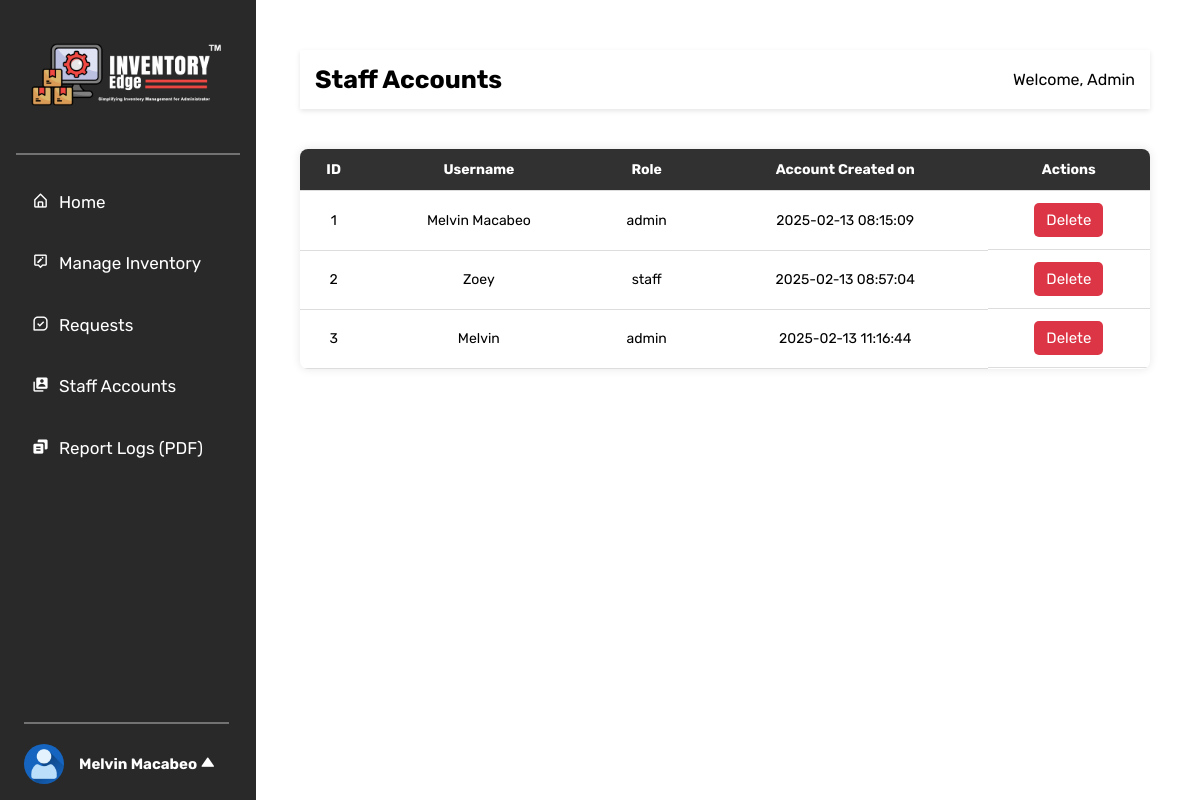
The page /admin/staff_accounts.php (signed in) on the database as committed earlier.
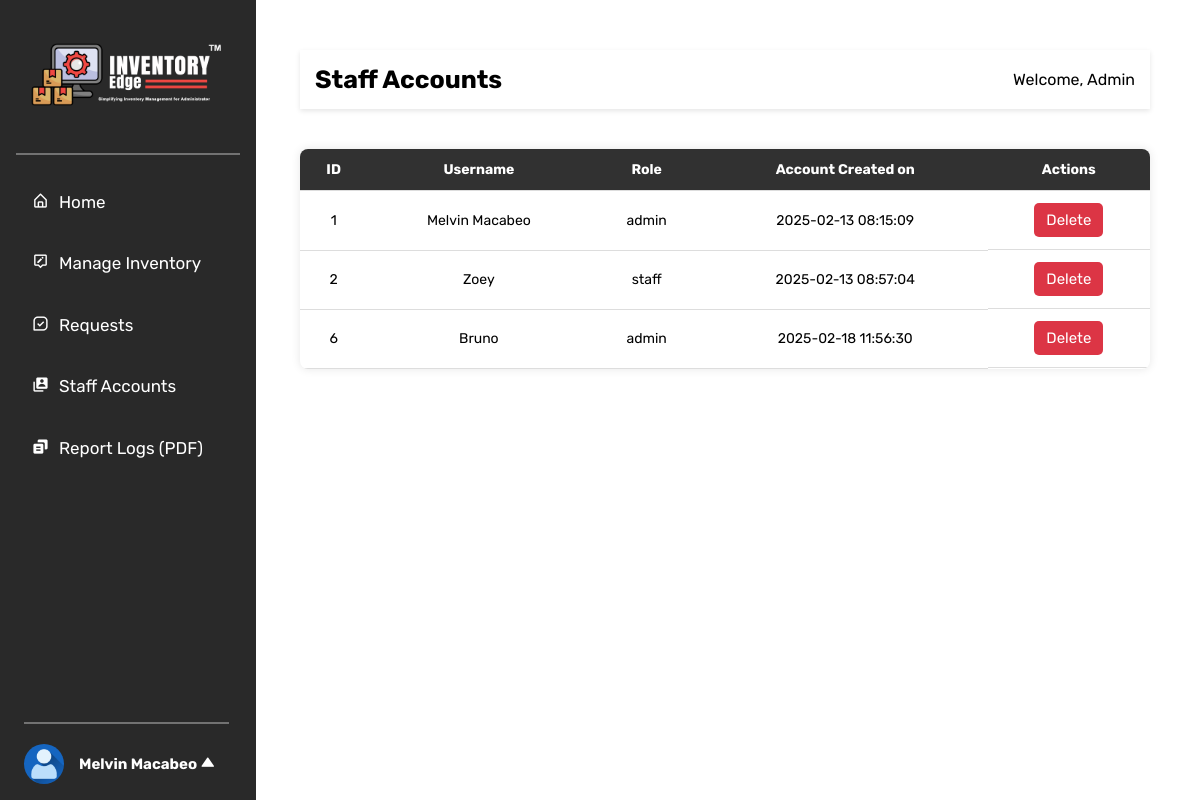
The same page on the database as committed later.
### tables this page shows
CREATE TABLE `users` (
  `id` int(11) NOT NULL,
  `username` varchar(50) NOT NULL,
  `password` varchar(255) NOT NULL,
  `role` enum('admin','staff','it') NOT NULL,
  `created_at` timestamp NOT NULL DEFAULT current_timestamp()
);

### function/function.php (called while the page is built, shortened)
<?php
require '../config/config.php';
?>
<?php
$stmt = $pdo->query("SELECT id, username, role, created_at FROM users");
$user = $stmt->fetchAll();
?>

### admin/staff_accounts.php (the view, shortened to what this page needs)
<?php
    require '../function/function.php';
?>
<!DOCTYPE html>
<html lang="en">
<head>
    <link rel="stylesheet" href="../css/table_styles.css">
</head>
<body>
<?php include '../includes/sidebar.php'; ?>
<div class="staff-content">
        <div class="dashboard-header">
            <h1>Staff Accounts</h1>
            <p>Welcome, Admin</p>
        </div>
    <table class="accounts-table">
        <thead>
            <tr>
                <th>ID</th>
                <th>Username</th>
                <th>Role</th>
                <th>Account Created on</th>
                <th>Actions</th>
            </tr>
        </thead>
        <tbody>
            <?php foreach ($user as $user): ?>
            <tr>
                <td><?= htmlspecialchars($user["id"]) ?></td>
                <td><?= htmlspecialchars($user["username"]) ?></td>
                <td><?= htmlspecialchars($user["role"]) ?></td>
                <td><?= htmlspecialchars($user["created_at"]) ?></td>
                <td class="actions">
                    <form method="POST" style="display:inline;">
                     <button type="submit" name="delete_user" class="btn btn-danger" onclick="return confirm('Are you sure?')">Delete</button>
                    </form>
                </td>
            </tr>
            <?php endforeach; ?>
        </tbody>
    </table>
    </div>
</body>
</html>

### includes/sidebar.php (shortened to what this page needs)
<!DOCTYPE html>
<html lang="en">
<head>
    <link href='https://unpkg.com/boxicons@2.1.4/css/boxicons.min.css' rel='stylesheet'>
    <link rel="stylesheet" href="../includes/sidebar.css">
</head>
<body>
    <div class="sidebar_container">
        <div class="logo">
             <img src="../assets/logo_white.png" alt="">
             <hr>
             <div class="sidenav">
                <ul>
                    <a href="../admin/dashboard.php"> <li><i class='bx bx-home-alt' ></i>Home</li></a>
                    <a href="../admin/inventory.php"><li><i class='bx bx-message-alt-edit'></i>Manage Inventory</li></a>
                    <a href="../admin/approve_requests.php"><li><i class='bx bx-message-square-check'></i>Requests
    </li>
</a>
                    <a href="../admin/staff_accounts.php"><li><i class='bx bxs-user-account'></i>Staff Accounts</li></a>
                <a href="../admin/reports.php">
                    <li><i class='bx bxs-copy-alt'></i>Report Logs (PDF)</li>
                </a>
                </ul>
             </div>
        </div>
        <div class="account">
    <img src="../assets/profile.png" alt="Profile Image">
    <span class="username">
        <?php
            echo isset($_SESSION['username']) ? $_SESSION['username'] : 'Guest';
        ?>
       <i class='bx bxs-up-arrow bx-tada' style='color:#ffffff' id="dropdownToggle"></i>
    </span>
</div>
    </div>
</body>
</html>

### css/table_styles.css (style rules this page uses)
* { margin: 0; padding: 0; font-family: "Rubik", serif; }
.dashboard-header { background: white; padding: 15px; display: flex; justify-content: space-between; align-items: center; box-shadow: 0px 2px 5px rgba(0,0,0,0.1); }
.dashboard-header h1 { font-size: 25px; }
.actions { display: flex; gap: 5px; justify-content: center; }
button { border: none; padding: 8px 12px; cursor: pointer; border-radius: 5px; transition: 0.3s; font-size: 15px; }
.btn-danger { background-color: #dc3545; color: white; }
.staff-content { margin-left: 250px; flex: 1; padding: 50px; }
.accounts-table { margin-top: 40px; width: 100%; border-collapse: collapse; background: #fff; box-shadow: 0px 0px 10px rgba(0, 0, 0, 0.1); border-radius: 8px; overflow: hidden; margin-bottom: 20px; font-size: 14px; }
.accounts-table thead { background-color: #313131; color: white; text-align: left; }
.accounts-table th, .accounts-table td { padding: 12px; border-bottom: 1px solid #ddd; text-align: center; }

### css/sidebar.css (style rules this page uses)
* { margin: 0; padding: 0; }
.sidebar_container { display: inline-block; width: 16rem; height: 100vh; background-color: rgb(41, 41, 41); position: fixed; }
.sidebar_container .logo { padding-top: 1rem; justify-content: center; align-items: center; text-align: center; color: white; }
.sidebar_container .logo img { width: 13rem; }
a { text-decoration: none; }
hr { margin: 1rem ; border: 1px solid rgb(114, 114, 114); }
.sidenav ul li { font-family: "Rubik", serif; text-align: left; padding: 1.3rem 2rem; list-style: none; font-size: 17px; text-decoration: none; cursor: pointer; color: white; }
.sidenav ul li .bx { margin-right: 10px; }
.account { display: flex; align-items: center; position: absolute; bottom: 1rem; left: 1.5rem; border-top: 2px solid rgb(114, 114, 114); width: 80%; }
.account img { margin-top: 20px; width: 40px; border-radius: 50%; margin-right: 10px; }
.username { font-family: 'Rubik'; font-size: 15px; color: #ffffff; font-weight: bold; padding: 5px; border-radius: 3px; display: inline-block; margin-top: 20px; }

Rows that differ between the two databases and show on the page:
removed users: id "3", username "Melvin", role "admin", created_at "2025-02-13 11:16:44"
added users: id "6", username "Bruno", role "admin", created_at "2025-02-18 11:56:30"
